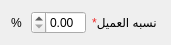
   <widget class="QWidget" name="horizontalLayoutWidget_9">
    <property name="geometry">
     <rect>
      <x>140</x>
      <y>60</y>
      <width>171</width>
      <height>31</height>
     </rect>
    </property>
    <layout class="QHBoxLayout" name="horizontalLayout_12">
     <item>
      <widget class="QLabel" name="label_19">
       <property name="maximumSize">
        <size>
         <width>16</width>
         <height>16777215</height>
        </size>
       </property>
       <property name="layoutDirection">
        <enum>Qt::RightToLeft</enum>
       </property>
       <property name="text">
        <string>%</string>
       </property>
       <property name="scaledContents">
        <bool>false</bool>
       </property>
       <property name="margin">
        <number>0</number>
       </property>
       <property name="indent">
        <number>-1</number>
       </property>
      </widget>
     </item>
     <item>
      <widget class="QDoubleSpinBox" name="QDubleSpiner_customerRate">
       <property name="enabled">
        <bool>true</bool>
       </property>
       <property name="maximumSize">
        <size>
         <width>55</width>
         <height>16777215</height>
        </size>
       </property>
       <property name="layoutDirection">
        <enum>Qt::RightToLeft</enum>
       </property>
       <property name="styleSheet">
        <string notr="true"/>
       </property>
       <property name="minimum">
        <double>0.000000000000000</double>
       </property>
       <property name="maximum">
        <double>100.000000000000000</double>
       </property>
       <property name="value">
        <double>0.000000000000000</double>
       </property>
      </widget>
     </item>
     <item>
      <widget class="QLabel" name="label_20">
       <property name="maximumSize">
        <size>
         <width>107</width>
         <height>16777215</height>
        </size>
       </property>
       <property name="layoutDirection">
        <enum>Qt::RightToLeft</enum>
       </property>
       <property name="text">
        <string>&lt;html&gt;&lt;head/&gt;&lt;body&gt;&lt;p align=&quot;right&quot;&gt;&lt;span style=&quot; color:#ef2929;&quot;&gt;*&lt;/span&gt;&lt;span style=&quot; color:#000000;&quot;&gt;نسبه&lt;/span&gt; العميل &lt;/p&gt;&lt;/body&gt;&lt;/html&gt;</string>
       </property>
       <property name="scaledContents">
        <bool>false</bool>
       </property>
       <property name="margin">
        <number>0</number>
       </property>
       <property name="indent">
        <number>-1</number>
       </property>
      </widget>
     </item>
    </layout>
   </widget>
